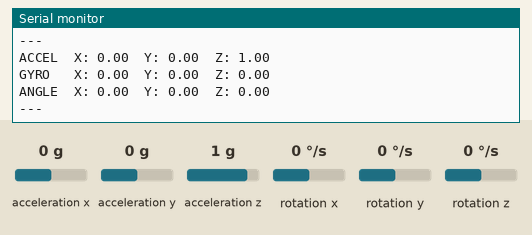
Recording of a sketch running on a simulated Arduino Uno, built with avr-gcc and run on an emulated ATmega328P. On the bench: the last lines printed to the serial monitor. Inputs (shaded band) come from the test bench; at power-on: acceleration x 0 g, acceleration y 0 g, acceleration z 1 g, rotation x 0 °/s, rotation y 0 °/s, rotation z 0 °/s.

Above: at 3.2 s.
3.3 s: acceleration x set to -1.4 g
At 3.83 s:
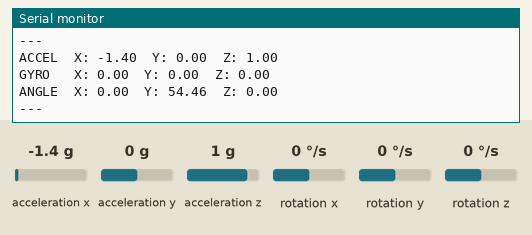
4.8 s: acceleration y set to -1.4 g
At 5.35 s:
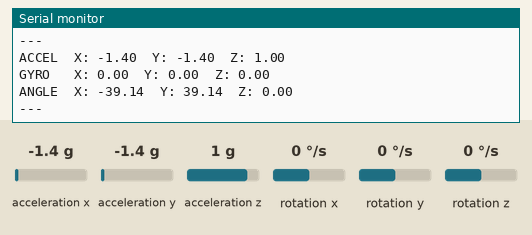
6.3 s: acceleration z set to -1.4 g
At 6.87 s:
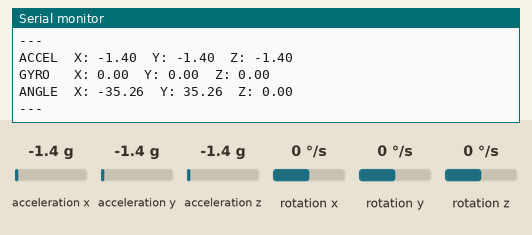
7.8 s: rotation x set to -192 °/s
At 8.39 s:
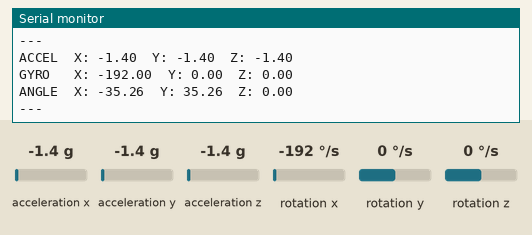
9.3 s: rotation y set to -192 °/s
At 9.91 s:
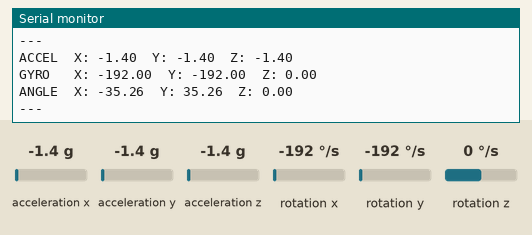
Timing chart, 0 to 11.8 s (numbered marks = the images above; inputs shaded):
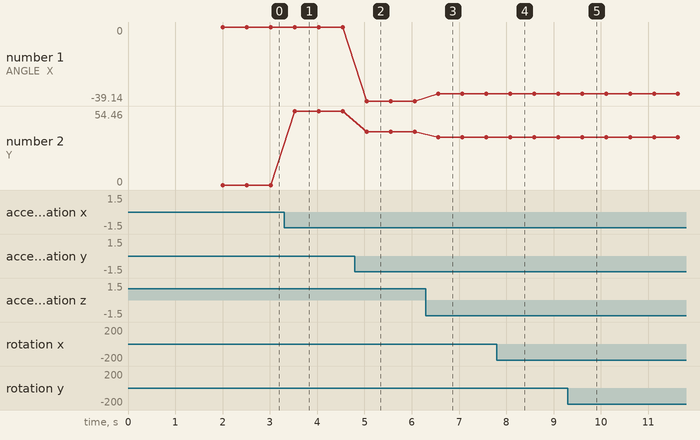

Measured:
- after the input at 3.3 s, the serial monitor: prints a new line after 0.22 s (image 1)
- after the input at 4.8 s, the serial monitor: prints a new line after 0.24 s (image 2)
- after the input at 6.3 s, the serial monitor: prints a new line after 0.26 s (image 3)
- after the input at 7.8 s, the serial monitor: prints a new line after 0.28 s (image 4)
- after the input at 9.3 s, the serial monitor: prints a new line after 0.30 s (image 5)
- plotted number 1: 0 → -39.14 after the input at 4.8 s, -39.14 → -35.26 after the input at 6.3 s
- plotted number 2: 0 → 54.46 after the input at 3.3 s, 54.46 → 39.14 after the input at 4.8 s, 39.14 → 35.26 after the input at 6.3 s

The sketch:

mpu6050_test.ino
```cpp
#include <Wire.h>
#include <MPU6050_light.h>

MPU6050 mpu(Wire);

void setup() {
  Serial.begin(115200);
  Wire.begin();

  byte status = mpu.begin();
  Serial.print("MPU6050 status: ");
  Serial.println(status);

  if (status != 0) {
    Serial.println("Could not connect to MPU6050! Check wiring.");
    while (true); // halt
  }

  Serial.println("Calibrating... keep sensor still.");
  delay(1000);
  mpu.calcOffsets(true, true);
  Serial.println("Done!");
}

void loop() {
  mpu.update();

  Serial.print("ACCEL  X: "); Serial.print(mpu.getAccX());
  Serial.print("  Y: ");       Serial.print(mpu.getAccY());
  Serial.print("  Z: ");       Serial.println(mpu.getAccZ());

  Serial.print("GYRO   X: "); Serial.print(mpu.getGyroX());
  Serial.print("  Y: ");       Serial.print(mpu.getGyroY());
  Serial.print("  Z: ");       Serial.println(mpu.getGyroZ());

  Serial.print("ANGLE  X: "); Serial.print(mpu.getAngleX());
  Serial.print("  Y: ");       Serial.print(mpu.getAngleY());
  Serial.print("  Z: ");       Serial.println(mpu.getAngleZ());

  Serial.println("---");
  delay(500);
}
```
